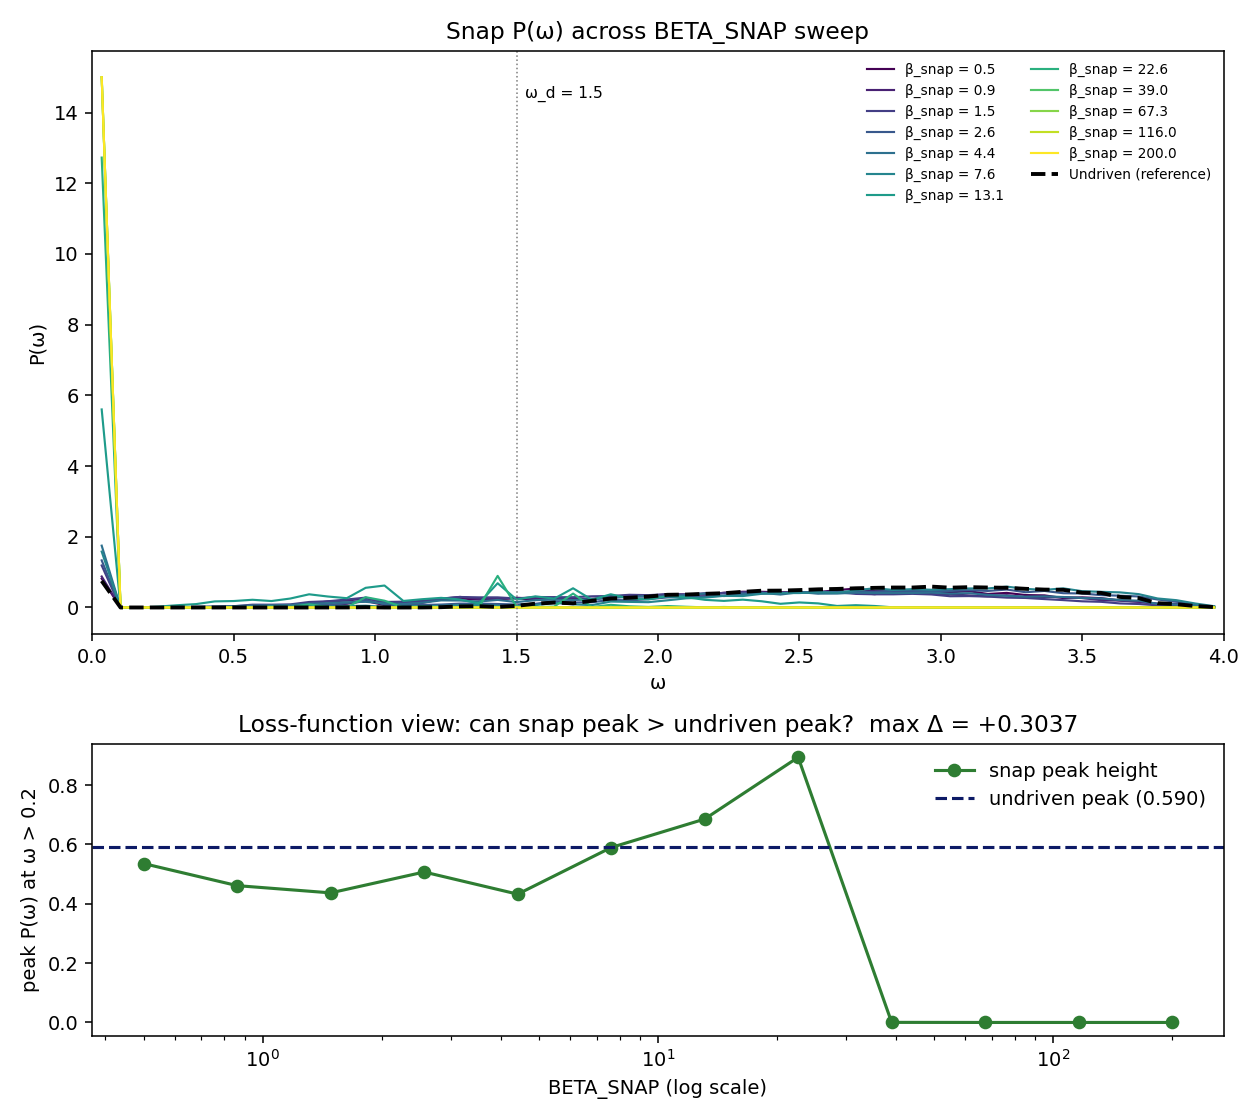

Recreate this plot in Python.
"""
notebook/001-repro-kachman/beta-snap-sweep.py

Diagnostic: can BETA_SNAP alone close the snap-vs-undriven peak-height
inversion in Fig S8?

In Kachman's published Fig S8, snap (green) has a TALLER and NARROWER
peak than undriven (blue) — the snap selection CONCENTRATES the network's
mode population at a non-resonant frequency.

In our reproduction (notebook/001-repro-kachman/fig-s8-spectrum.png),
snap is BROADER and SHORTER than undriven — we got "avoid ω_d" but not
"concentrate elsewhere."

This script sweeps BETA_SNAP across ~10 orders of magnitude (log-spaced)
and asks: is there ANY BETA_SNAP value where peak(snap) > peak(undriven)?

  - If YES → lock that BETA_SNAP, commit, move on.
  - If NO  → BETA_SNAP is not the load-bearing parameter; something more
            structural is wrong with our snap_rates implementation or
            another physics parameter (likely also unpublished in supp).

N_SEEDS = 1 here for speed. We're not measuring a precise result; we're
asking whether the qualitative inversion exists ANYWHERE in BETA_SNAP space.
"""

import os
import sys

import numpy as np
import matplotlib
matplotlib.use("Agg")
import matplotlib.pyplot as plt

sys.path.insert(0, os.path.abspath(os.path.join(os.path.dirname(__file__),
                                                 "..", "..")))

from kachman_lib import (
    N, N_STEPS,
    catch_rates, snap_rates,
    run_ensemble, spectrum_histogram,
)


# ---- Parameters ------------------------------------------------------------
OMEGA_D   = 1.5
F_DRIVE   = 10.0
N_SEEDS   = 1                               # speed > precision for this diagnostic

BETA_SNAP_VALUES = np.geomspace(0.5, 200.0, 12)   # ~12 log-spaced values

OMEGA_MAX = 4.0
N_BINS    = 60

SEED_UNDRIVEN = 2000
SEED_SNAP_BASE = 3000

OUT_PATH = os.path.join(os.path.dirname(__file__), "beta-snap-sweep.png")


# ---- Helpers ---------------------------------------------------------------
def peak_height(samples, n_bins=N_BINS, omega_max=OMEGA_MAX):
    """Return peak P(ω) and its ω location from a list of (dt, freqs) samples."""
    edges, density = spectrum_histogram(samples, n_bins=n_bins, omega_max=omega_max)
    centers = 0.5 * (edges[:-1] + edges[1:])
    # Trim the rigid-body mode (ω < 0.2) so the spike at ω = 0 doesn't dominate.
    mask = centers >= 0.2
    if not mask.any():
        return float(density.max()), float(centers[int(np.argmax(density))])
    i_peak = int(np.argmax(density[mask]))
    return float(density[mask][i_peak]), float(centers[mask][i_peak])


# ---- Main ------------------------------------------------------------------
if __name__ == "__main__":
    print(f"BETA_SNAP sweep (N_SEEDS={N_SEEDS}, N_STEPS={N_STEPS}, "
          f"ω_d={OMEGA_D}, F={F_DRIVE})")
    print(f"BETA_SNAP values: {[f'{b:.2f}' for b in BETA_SNAP_VALUES]}")
    print()

    # --- Undriven reference (BETA_SNAP-independent) -----------------------
    print("Running undriven reference (5 seeds for a less-noisy baseline)...")
    samples_undriven = run_ensemble(
        n_seeds=5, base_seed=SEED_UNDRIVEN,
        omega=OMEGA_D, F_drive=0.0, rate_fn=catch_rates,
    )
    peak_un, omega_un = peak_height(samples_undriven)
    print(f"  undriven peak: {peak_un:.4f} at ω = {omega_un:.2f}")
    print()

    # --- Sweep BETA_SNAP --------------------------------------------------
    snap_results = []   # list of (beta, samples, peak, omega_peak)
    for i, beta_snap in enumerate(BETA_SNAP_VALUES):
        # Wrap snap_rates with this beta value
        rate_fn = lambda d, beta_snap=beta_snap: snap_rates(d, beta=beta_snap)
        print(f"  [{i+1:2d}/{len(BETA_SNAP_VALUES)}] BETA_SNAP = {beta_snap:7.2f}...", end="", flush=True)
        samples = run_ensemble(
            n_seeds=N_SEEDS, base_seed=SEED_SNAP_BASE + i * 100,
            omega=OMEGA_D, F_drive=F_DRIVE, rate_fn=rate_fn,
        )
        peak, omega_peak = peak_height(samples)
        diff = peak - peak_un
        flag = "  ✓ snap > undriven" if diff > 0 else ""
        print(f"  peak = {peak:.4f} at ω = {omega_peak:.2f}   (Δ = {diff:+.4f}){flag}")
        snap_results.append((beta_snap, samples, peak, omega_peak))

    # --- Summary ----------------------------------------------------------
    print()
    print("=" * 70)
    diffs = np.array([r[2] - peak_un for r in snap_results])
    best_idx = int(np.argmax(diffs))
    best = snap_results[best_idx]
    print(f"Best BETA_SNAP: {best[0]:.2f}  → snap peak {best[2]:.4f} at "
          f"ω = {best[3]:.2f}  (Δ = {diffs[best_idx]:+.4f})")
    print(f"Undriven peak:  {peak_un:.4f}  at ω = {omega_un:.2f}")
    if diffs.max() > 0:
        print("✓ At least one BETA_SNAP value puts snap peak ABOVE undriven peak.")
        print("  BETA_SNAP alone CAN fix the inversion.")
    else:
        print("✗ NO BETA_SNAP value gets snap peak above undriven peak.")
        print("  BETA_SNAP alone CANNOT fix the inversion → something more")
        print("  structural is wrong (snap_rates functional form, or another")
        print("  parameter Kachman didn't publish).")

    # --- Plot -------------------------------------------------------------
    fig, axes = plt.subplots(2, 1, figsize=(9, 8), dpi=140,
                              gridspec_kw={"height_ratios": [2, 1]})

    # Top: overlay all snap P(ω) curves + undriven baseline
    cmap = plt.cm.viridis
    edges, density_un = spectrum_histogram(samples_undriven,
                                            n_bins=N_BINS, omega_max=OMEGA_MAX)
    centers = 0.5 * (edges[:-1] + edges[1:])
    for i, (beta_snap, samples, _, _) in enumerate(snap_results):
        _, density = spectrum_histogram(samples, n_bins=N_BINS, omega_max=OMEGA_MAX)
        color = cmap(i / max(1, len(snap_results) - 1))
        axes[0].plot(centers, density, color=color, lw=1.1,
                      label=f"β_snap = {beta_snap:.1f}")
    axes[0].plot(centers, density_un, color="black", lw=2.0, ls="--",
                  label="Undriven (reference)")
    axes[0].axvline(OMEGA_D, color="gray", lw=0.8, ls=":")
    axes[0].text(OMEGA_D + 0.03, 0.92, f"ω_d = {OMEGA_D}",
                  transform=axes[0].get_xaxis_transform(), fontsize=8)
    axes[0].set_xlabel("ω")
    axes[0].set_ylabel("P(ω)")
    axes[0].set_xlim(0, OMEGA_MAX)
    axes[0].set_title("Snap P(ω) across BETA_SNAP sweep")
    axes[0].legend(loc="upper right", fontsize=7, ncol=2, frameon=False)

    # Bottom: peak heights vs BETA_SNAP
    snap_peaks = np.array([r[2] for r in snap_results])
    axes[1].plot(BETA_SNAP_VALUES, snap_peaks, "o-", color="#2e7d32", lw=1.6,
                  ms=6, label="snap peak height")
    axes[1].axhline(peak_un, color="#0d1a66", lw=1.6, ls="--",
                     label=f"undriven peak ({peak_un:.3f})")
    axes[1].set_xscale("log")
    axes[1].set_xlabel("BETA_SNAP (log scale)")
    axes[1].set_ylabel("peak P(ω) at ω > 0.2")
    axes[1].set_title(f"Loss-function view: can snap peak > undriven peak?  "
                       f"max Δ = {diffs.max():+.4f}")
    axes[1].legend(loc="best", frameon=False)

    fig.tight_layout()
    fig.savefig(OUT_PATH)
    plt.close(fig)
    print()
    print(f"Saved: {OUT_PATH}")
